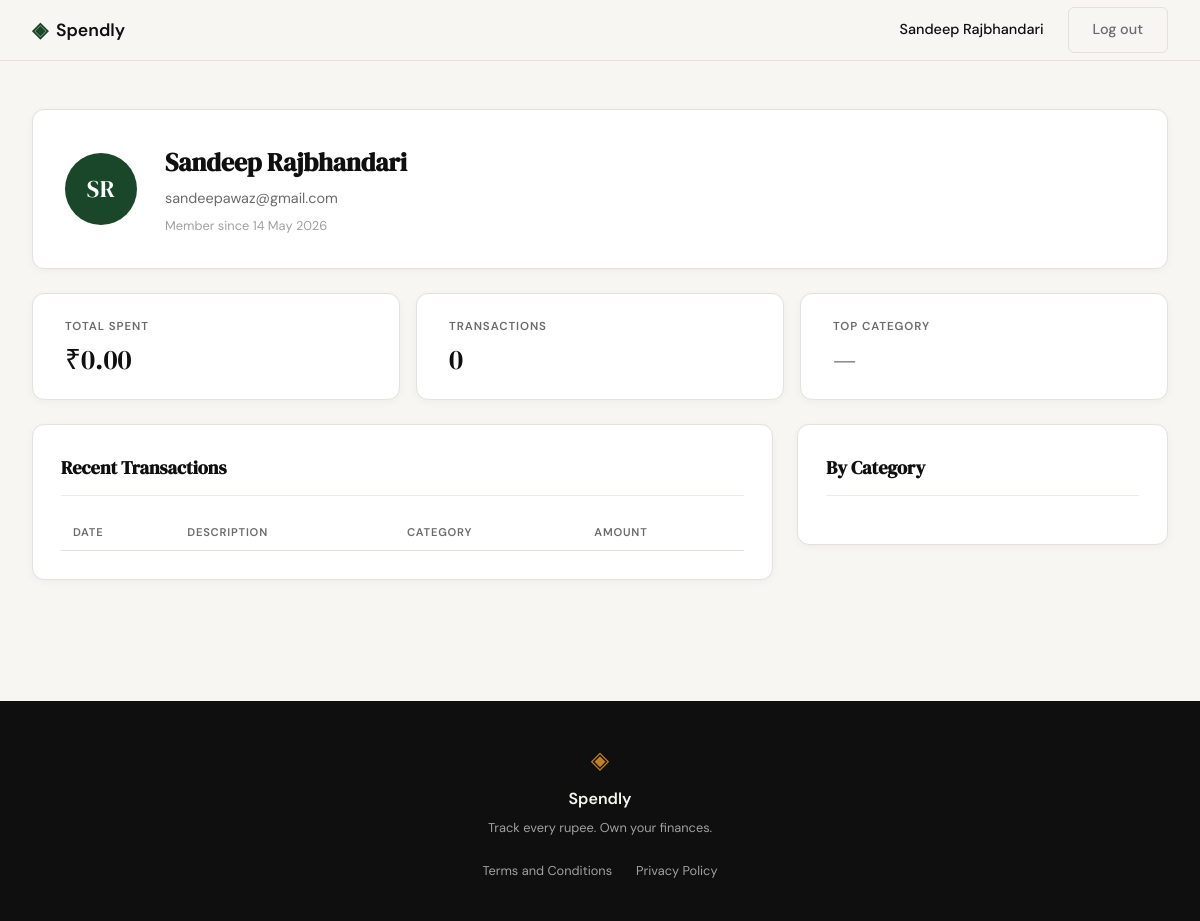
/profile (signed in), run on an earlier commit of the app's database.
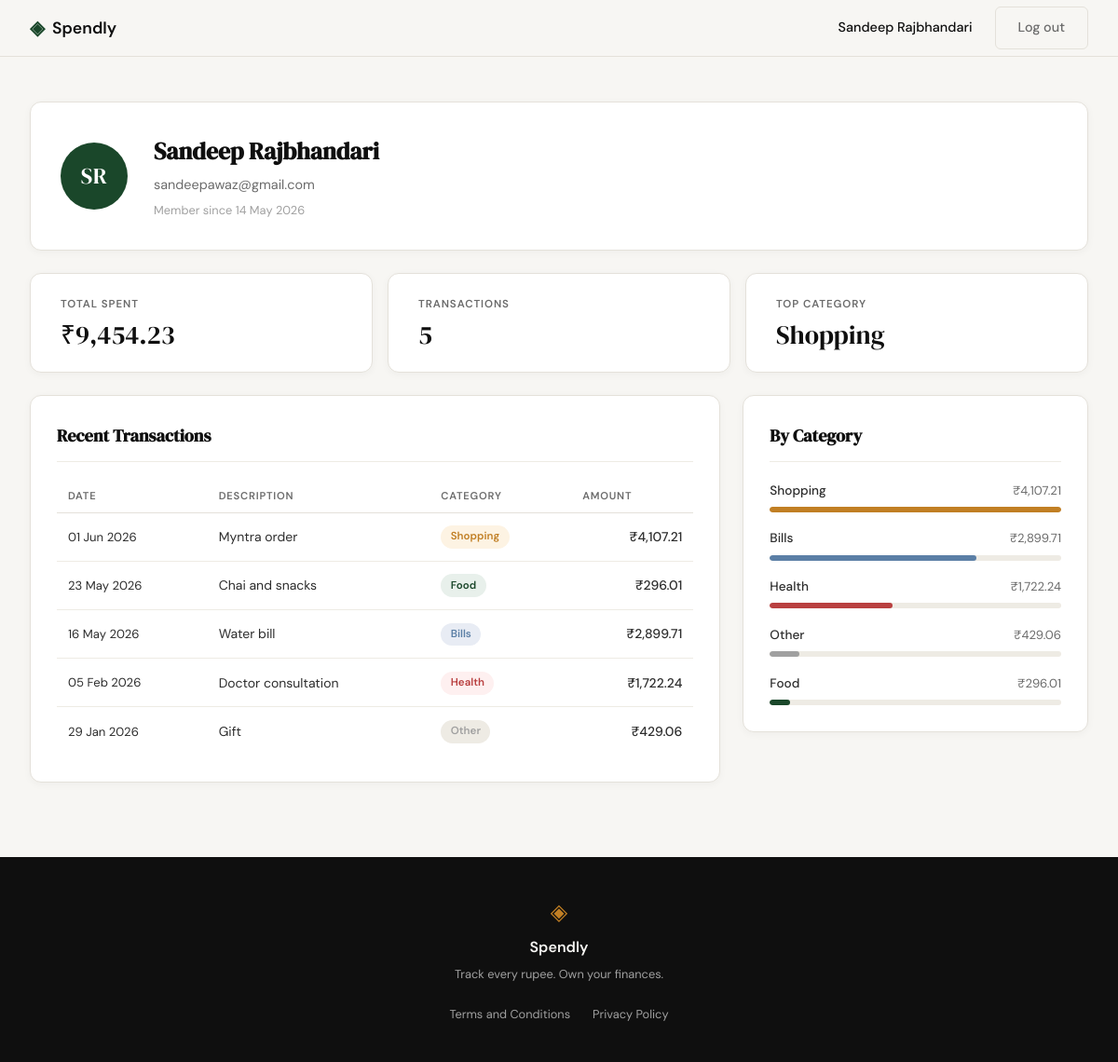
And on a later commit of the database.
### tables this page shows
CREATE TABLE users (
            id            INTEGER PRIMARY KEY AUTOINCREMENT,
            name          TEXT    NOT NULL,
            email         TEXT    UNIQUE NOT NULL,
            password_hash TEXT    NOT NULL,
            created_at    TEXT    DEFAULT (datetime('now'))
        );

CREATE TABLE expenses (
            id          INTEGER PRIMARY KEY AUTOINCREMENT,
            user_id     INTEGER NOT NULL REFERENCES users(id),
            amount      REAL    NOT NULL,
            category    TEXT    NOT NULL,
            date        TEXT    NOT NULL,
            description TEXT,
            created_at  TEXT    DEFAULT (datetime('now'))
        );

### app.py (the view)
@app.route("/profile")
def profile():
    if not session.get("user_id"):
        return redirect(url_for("login"))
    user_row = get_user_by_id(session["user_id"])
    if not user_row:
        abort(404)
    user = {
        "name": user_row["name"],
        "email": user_row["email"],
        "initials": _initials(user_row["name"]),
        "member_since": _format_date(user_row["created_at"]),
    }
    expenses = [
        {
            "date": _format_date(row["date"]),
            "description": row["description"],
            "category": row["category"],
            "amount": _format_amount(row["amount"]),
        }
        for row in get_expenses_for_user(user_row["id"])
    ]
    summary = get_expense_summary(user_row["id"])
    stats = {
        "total": _format_amount(summary["total"]),
        "count": summary["count"],
        "top_category": summary["top_category"] or "—",
    }
    category_rows = get_category_totals(user_row["id"])
    max_amount = category_rows[0]["amount"] if category_rows else 0
    categories = [
        {
            "name": row["category"],
            "amount": _format_amount(row["amount"]),
            "percent": round(row["amount"] / max_amount * 100) if max_amount else 0,
        }
        for row in category_rows
    ]
    return render_template(
        "profile.html",
        user=user,
        stats=stats,
        expenses=expenses,
        categories=categories,
    )

### app.py (called while the page is built)
def _initials(name):
    parts = [p for p in name.split() if p]
    if not parts:
        return "?"
    if len(parts) == 1:
        return parts[0][0].upper()
    return (parts[0][0] + parts[-1][0]).upper()

def _format_amount(value):
    return f"{value:,.2f}"

def _format_date(raw):
    if not raw:
        return ""
    for fmt in ("%Y-%m-%d %H:%M:%S", "%Y-%m-%d"):
        try:
            return datetime.strptime(raw, fmt).strftime("%d %b %Y")
        except ValueError:
            continue
    return raw

### database/db.py (called while the page is built)
def get_db():
    conn = sqlite3.connect(DB_PATH)
    conn.row_factory = sqlite3.Row
    conn.execute("PRAGMA foreign_keys = ON")
    return conn

def get_user_by_id(user_id):
    conn = get_db()
    user = conn.execute(
        "SELECT * FROM users WHERE id = ?", (user_id,)
    ).fetchone()
    conn.close()
    return user

def get_expenses_for_user(user_id):
    conn = get_db()
    rows = conn.execute(
        """
        SELECT id, amount, category, date, description
        FROM expenses
        WHERE user_id = ?
        ORDER BY date DESC, id DESC
        """,
        (user_id,),
    ).fetchall()
    conn.close()
    return rows

def get_expense_summary(user_id):
    conn = get_db()
    totals = conn.execute(
        """
        SELECT COUNT(*) AS count, COALESCE(SUM(amount), 0) AS total
        FROM expenses
        WHERE user_id = ?
        """,
        (user_id,),
    ).fetchone()
    top = conn.execute(
        """
        SELECT category
        FROM expenses
        WHERE user_id = ?
        GROUP BY category
        ORDER BY SUM(amount) DESC
        LIMIT 1
        """,
        (user_id,),
    ).fetchone()
    conn.close()
    return {
        "count": totals["count"],
        "total": totals["total"],
        "top_category": top["category"] if top else None,
    }

def get_category_totals(user_id):
    conn = get_db()
    rows = conn.execute(
        """
        SELECT category, SUM(amount) AS amount
        FROM expenses
        WHERE user_id = ?
        GROUP BY category
        ORDER BY amount DESC
        """,
        (user_id,),
    ).fetchall()
    conn.close()
    return rows

### templates/profile.html (shortened to what this page needs)
{% extends "base.html" %}
{% block head %}
<link rel="stylesheet" href="{{ url_for('static', filename='css/profile.css') }}">
{% endblock %}
{% block content %}
<div class="profile-page">
    <div class="profile-inner">
        <div class="profile-header-card">
            <div class="profile-avatar">{{ user.initials }}</div>
            <div class="profile-info">
                <h1 class="profile-name">{{ user.name }}</h1>
                <p class="profile-email">{{ user.email }}</p>
                <p class="profile-since">Member since {{ user.member_since }}</p>
            </div>
        </div>
        <div class="profile-stats">
            <div class="stat-card">
                <span class="stat-label">Total Spent</span>
                <span class="stat-value">₹{{ stats.total }}</span>
            </div>
            <div class="stat-card">
                <span class="stat-label">Transactions</span>
                <span class="stat-value">{{ stats.count }}</span>
            </div>
            <div class="stat-card">
                <span class="stat-label">Top Category</span>
                <span class="stat-value">{{ stats.top_category }}</span>
            </div>
        </div>
        <div class="profile-grid">
            <div class="profile-section">
                <h2 class="section-title">Recent Transactions</h2>
                <div class="tx-table-wrapper">
                    <table class="tx-table">
                        <thead>
                            <tr>
                                <th>Date</th>
                                <th>Description</th>
                                <th>Category</th>
                                <th class="tx-amount-col">Amount</th>
                            </tr>
                        </thead>
                        <tbody>
                            {% for tx in expenses %}
                            <tr>
                                <td class="tx-date">{{ tx.date }}</td>
                                <td class="tx-desc">{{ tx.description }}</td>
                                <td>
                                    <span class="cat-badge cat-badge--{{ tx.category | lower }}">
                                        {{ tx.category }}
                                    </span>
                                </td>
                                <td class="tx-amount">₹{{ tx.amount }}</td>
                            </tr>
                            {% endfor %}
                        </tbody>
                    </table>
                </div>
            </div>
            <div class="profile-section">
                <h2 class="section-title">By Category</h2>
                <div class="category-list">
                    {% for cat in categories %}
                    <div class="cat-row">
                        <div class="cat-row-header">
                            <span class="cat-row-name">{{ cat.name }}</span>
                            <span class="cat-row-amount">₹{{ cat.amount }}</span>
                        </div>
                        <div class="cat-bar-track">
                            <div class="cat-bar cat-bar--{{ cat.name | lower }}"
                                 style="width: {{ cat.percent }}%"></div>
                        </div>
                    </div>
                    {% endfor %}
                </div>
            </div>
        </div>
    </div>
</div>
{% endblock %}

### templates/base.html (shortened to what this page needs)
<!DOCTYPE html>
<html lang="en">
<head>
    <link rel="stylesheet" href="{{ url_for('static', filename='css/style.css') }}">
    {% block head %}{% endblock %}
</head>
<body>
    <nav class="navbar">
        <div class="nav-inner">
            <a href="{{ url_for('landing') }}" class="nav-brand">
                <span class="brand-icon">◈</span>
                <span class="brand-name">Spendly</span>
            </a>
            <div class="nav-links">
                {% if session.get("user_id") %}
                    <a href="{{ url_for('profile') }}" class="nav-user">{{ session["user_name"] }}</a>
                    <a href="{{ url_for('logout') }}" class="btn-ghost">Log out</a>
                {% else %}
                    <a href="{{ url_for('login') }}">Sign in</a>
                    <a href="{{ url_for('register') }}" class="nav-cta">Get started</a>
                {% endif %}
            </div>
        </div>
    </nav>
    <main class="main-content">
        {% block content %}{% endblock %}
    </main>
    <footer class="footer">
        <div class="footer-inner">
            <span class="brand-icon">◈</span>
            <span class="footer-name">Spendly</span>
            <p class="footer-copy">Track every rupee. Own your finances.</p>
            <div class="footer-links">
                <a href="{{ url_for('terms') }}">Terms and Conditions</a>
                <a href="{{ url_for('privacy') }}">Privacy Policy</a>
            </div>
        </div>
    </footer>
</body>
</html>

### static/css/style.css (style rules this page uses)
:root { --ink: #0f0f0f; --ink-soft: #2d2d2d; --ink-muted: #6b6b6b; --ink-faint: #a0a0a0; --paper: #f7f6f3; --paper-warm: #f0ede6; --paper-card: #ffffff; --accent: #1a472a; --accent-light: #e8f0eb; --accent-2: #c17f24; --accent-2-light: #fdf3e3; --danger: #c0392b; --danger-light: #fdecea; --border: #e4e1da; --border-soft: #eeebe4; --font-display: 'DM Serif Display', Georgia, serif; --font-body: 'DM Sans', system-ui, sans-serif; --max-width: 1200px; --auth-width: 440px; --radius-sm: 6px; --radius-md: 12px; --radius-lg: 20px; }
*, *::before, *::after { box-sizing: border-box; margin: 0; padding: 0; }
html { font-size: 16px; scroll-behavior: smooth; }
body { background: var(--paper); color: var(--ink); font-family: var(--font-body); font-size: 1rem; line-height: 1.6; -webkit-font-smoothing: antialiased; }
a { color: inherit; text-decoration: none; }
.navbar { position: sticky; top: 0; z-index: 100; background: var(--paper); border-bottom: 1px solid var(--border); padding: 0 2rem; }
.nav-inner { max-width: var(--max-width); margin: 0 auto; height: 60px; display: flex; align-items: center; justify-content: space-between; }
.nav-brand { display: flex; align-items: center; gap: 0.5rem; font-family: var(--font-body); font-weight: 600; font-size: 1.1rem; color: var(--ink); }
.brand-icon { color: var(--accent); font-size: 1.3rem; }
.brand-name { color: var(--ink); }
.nav-links { display: flex; align-items: center; gap: 1.5rem; font-size: 0.9rem; font-weight: 500; }
.nav-links a { color: var(--ink-muted); transition: color 0.2s; }
.nav-user { font-weight: 500; color: var(--ink) !important; }
.main-content { min-height: calc(100vh - 60px - 100px); }
.btn-ghost { display: inline-block; background: transparent; color: var(--ink-soft); padding: 0.65rem 1.5rem; border-radius: var(--radius-sm); font-size: 0.9rem; font-weight: 500; border: 1px solid var(--border); transition: all 0.2s; text-decoration: none; }
.footer { background: var(--ink); color: var(--paper); padding: 2.5rem 2rem; text-align: center; }
.footer-inner { display: flex; flex-direction: column; align-items: center; gap: 0.4rem; }
.footer .brand-icon { color: var(--accent-2); font-size: 1.5rem; }
.footer-name { font-weight: 600; font-size: 1rem; }
.footer-copy { font-size: 0.8rem; color: var(--ink-faint); }
.footer-links { display: flex; gap: 1.5rem; margin-top: 1rem; }
.footer-links a { font-size: 0.8rem; color: var(--ink-faint); }

What changed in the data, as far as the page shows it:
added expenses: top_category "Shopping", date "01 Jun 2026", description "Myntra order", category "Shopping", amount "4,107.21", name "Shopping", {{ cat.percent }} 100 (drawn)
added expenses: date "23 May 2026", description "Chai and snacks", category "Food", amount "296.01", name "Food", {{ cat.percent }} 7 (drawn)
added expenses: date "16 May 2026", description "Water bill", category "Bills", amount "2,899.71", name "Bills", {{ cat.percent }} 71 (drawn)
added expenses: date "05 Feb 2026", description "Doctor consultation", category "Health", amount "1,722.24", name "Health", {{ cat.percent }} 42 (drawn)
added expenses: date "29 Jan 2026", description "Gift", category "Other", amount "429.06", name "Other", {{ cat.percent }} 10 (drawn)
Also different on the page:
{{ stats.total }}: "0.00" → "9,454.23"
{{ stats.count }}: "0" → "5"
{{ stats.top_category }}: "—" → (not shown)
